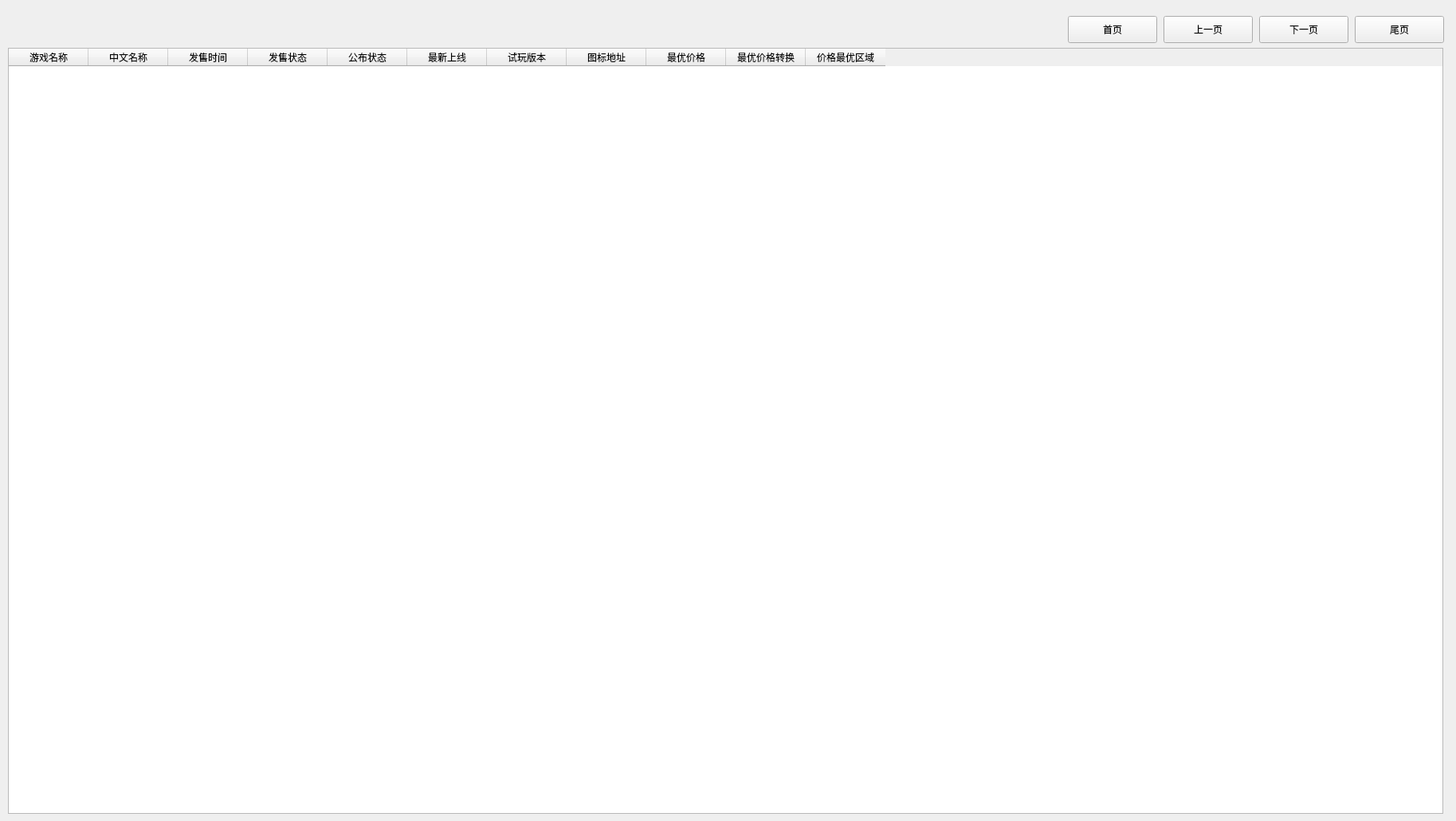
<?xml version="1.0" encoding="UTF-8"?>
<ui version="4.0">
 <class>Form</class>
 <widget class="QWidget" name="Form">
  <property name="geometry">
   <rect>
    <x>0</x>
    <y>0</y>
    <width>1827</width>
    <height>1030</height>
   </rect>
  </property>
  <property name="windowTitle">
   <string>eShop 游戏信息汇总  @哆啦C梦幸福</string>
  </property>
  <widget class="QTableWidget" name="tableWidget">
   <property name="geometry">
    <rect>
     <x>10</x>
     <y>60</y>
     <width>1801</width>
     <height>961</height>
    </rect>
   </property>
   <column>
    <property name="text">
     <string>游戏名称</string>
    </property>
    <property name="textAlignment">
     <set>AlignCenter</set>
    </property>
   </column>
   <column>
    <property name="text">
     <string>中文名称</string>
    </property>
   </column>
   <column>
    <property name="text">
     <string>发售时间</string>
    </property>
   </column>
   <column>
    <property name="text">
     <string>发售状态</string>
    </property>
   </column>
   <column>
    <property name="text">
     <string>公布状态</string>
    </property>
   </column>
   <column>
    <property name="text">
     <string>最新上线</string>
    </property>
   </column>
   <column>
    <property name="text">
     <string>试玩版本</string>
    </property>
   </column>
   <column>
    <property name="text">
     <string>图标地址</string>
    </property>
   </column>
   <column>
    <property name="text">
     <string>最优价格</string>
    </property>
   </column>
   <column>
    <property name="text">
     <string>最优价格转换</string>
    </property>
   </column>
   <column>
    <property name="text">
     <string>价格最优区域</string>
    </property>
   </column>
  </widget>
  <widget class="QPushButton" name="pushButton">
   <property name="geometry">
    <rect>
     <x>1340</x>
     <y>20</y>
     <width>112</width>
     <height>34</height>
    </rect>
   </property>
   <property name="text">
    <string>首页</string>
   </property>
  </widget>
  <widget class="QPushButton" name="pushButton_3">
   <property name="geometry">
    <rect>
     <x>1580</x>
     <y>20</y>
     <width>112</width>
     <height>34</height>
    </rect>
   </property>
   <property name="text">
    <string>下一页</string>
   </property>
  </widget>
  <widget class="QPushButton" name="pushButton_2">
   <property name="geometry">
    <rect>
     <x>1460</x>
     <y>20</y>
     <width>112</width>
     <height>34</height>
    </rect>
   </property>
   <property name="text">
    <string>上一页</string>
   </property>
  </widget>
  <widget class="QPushButton" name="pushButton_4">
   <property name="geometry">
    <rect>
     <x>1700</x>
     <y>20</y>
     <width>112</width>
     <height>34</height>
    </rect>
   </property>
   <property name="text">
    <string>尾页</string>
   </property>
  </widget>
 </widget>
 <resources/>
 <connections/>
</ui>
